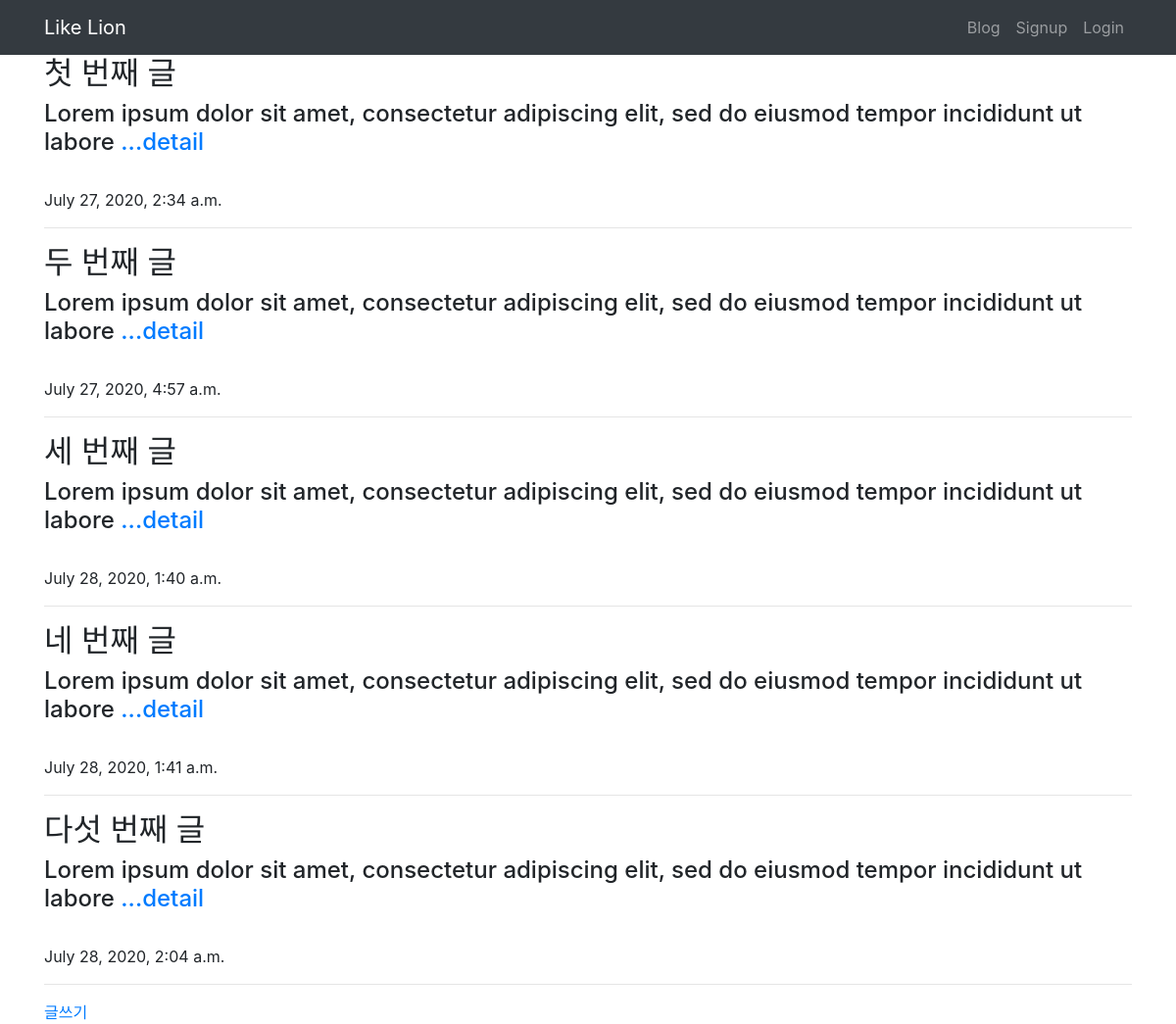
The page / on the database its author committed.
### blog/models.py (models this page shows)
class Blog(models.Model):
    author = models.ForeignKey(
        settings.AUTH_USER_MODEL, on_delete=models.CASCADE, null=True, related_name="author_user")
    title = models.CharField(max_length=200)
    body = models.TextField()
    created_at = models.DateTimeField(auto_now=True)
    def __str__(self):
        return self.title
    def summary(self):
        return self.body[:100]

### blog/views.py (the view)
# urls.py: path('', index, name='index'),
def index(request):
    blog = Blog.objects
    context = dict()
    context['blog'] = blog
    return render(request, 'index.html', context)

### blog/templates/index.html
{% extends 'base.html' %}
{% block content %}
{% for blogs in blog.all %}
<h2>{{blogs}}</h2>
<h4>{{blogs.summary}} <a href="{% url 'detail' blogs.id %}">...detail</a></h4> <br>
{{blogs.created_at}}
<hr>
{% endfor %}
<a href="{% url 'new' %}">글쓰기</a>
{% endblock %}

### rows shown on the page
Blog: title "첫 번째 글", summary "Lorem ipsum dolor sit amet, consectetur adipiscing elit, sed do eiusmod tempor incididunt ut labore", created_at "July 27, 2020, 2:34 a.m."
Blog: title "두 번째 글", summary "Lorem ipsum dolor sit amet, consectetur adipiscing elit, sed do eiusmod tempor incididunt ut labore", created_at "July 27, 2020, 4:57 a.m."
Blog: title "세 번째 글", summary "Lorem ipsum dolor sit amet, consectetur adipiscing elit, sed do eiusmod tempor incididunt ut labore", created_at "July 28, 2020, 1:40 a.m."
Blog: title "네 번째 글", summary "Lorem ipsum dolor sit amet, consectetur adipiscing elit, sed do eiusmod tempor incididunt ut labore", created_at "July 28, 2020, 1:41 a.m."
Blog: title "다섯 번째 글", summary "Lorem ipsum dolor sit amet, consectetur adipiscing elit, sed do eiusmod tempor incididunt ut labore", created_at "July 28, 2020, 2:04 a.m."
